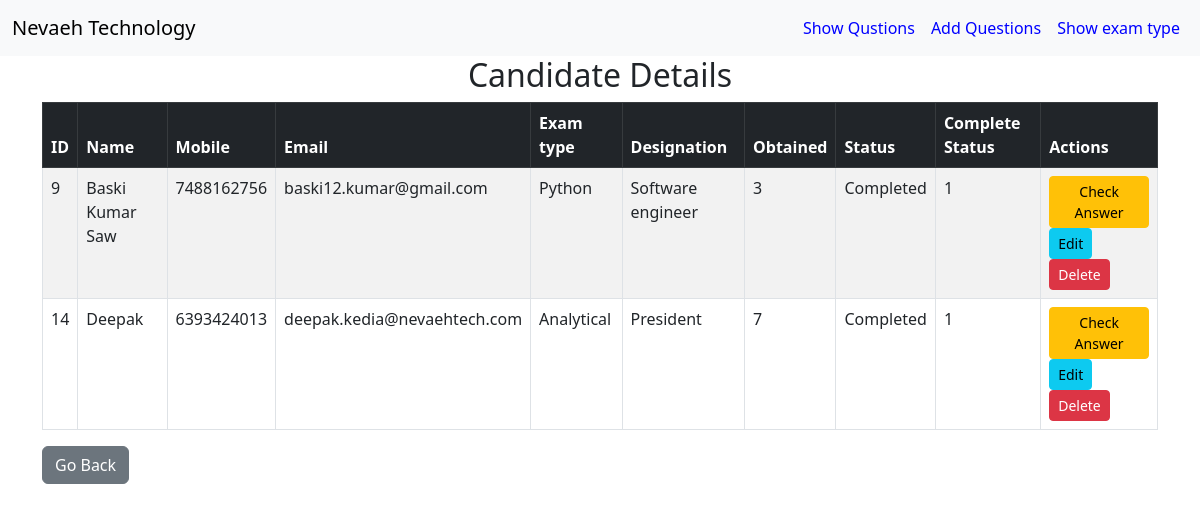
Page /show_candidate.php on the earlier database version.
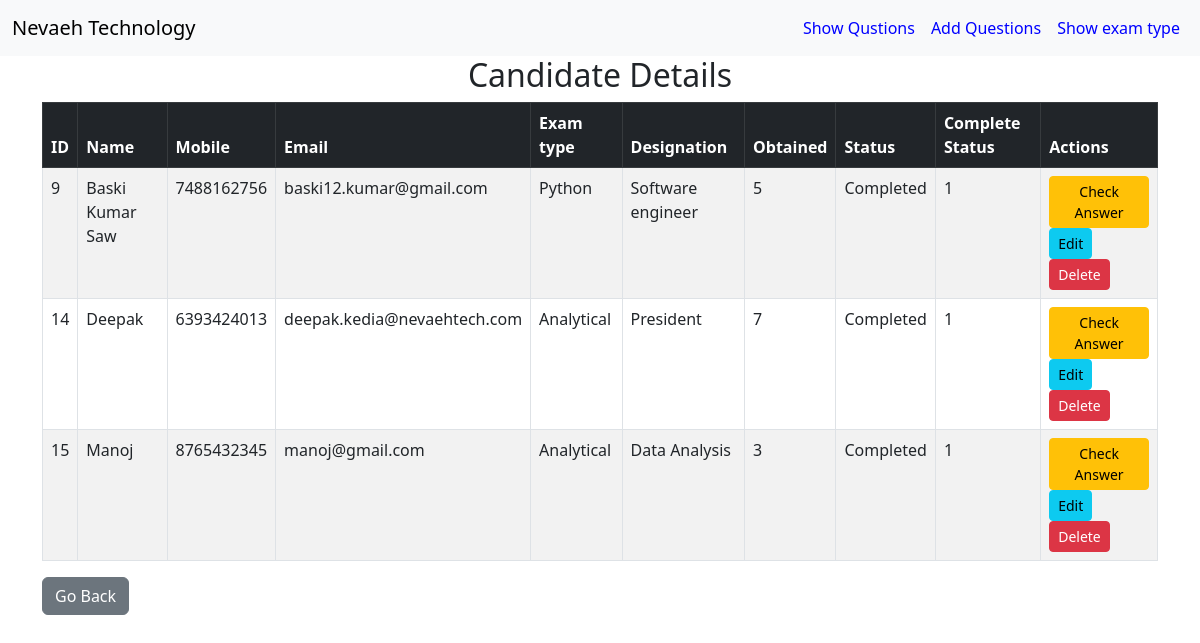
Same page on the later database version.
### tables this page shows
CREATE TABLE `candidates` (
  `id` int(8) NOT NULL,
  `name` varchar(255) NOT NULL,
  `mobile` varchar(15) NOT NULL,
  `email` varchar(100) NOT NULL,
  `password` varchar(100) NOT NULL,
  `exam_type` varchar(100) NOT NULL,
  `designation` varchar(100) NOT NULL,
  `total_marks` int(4) NOT NULL,
  `sec_code` varchar(10) NOT NULL,
  `status` varchar(50) NOT NULL,
  `is_exam_completed` tinyint(1) DEFAULT 0
);

### show_candidate.php (the view, shortened to what this page needs)
<?php
include 'conn.php';
$candidates = $conn->query("SELECT * FROM candidates");
?>
<!DOCTYPE html>
<html>
<head>
    <link rel="stylesheet" href="https://cdnjs.cloudflare.com/ajax/libs/bootstrap/5.3.0/css/bootstrap.min.css">
</head>
<body>
<nav class="navbar navbar-expand-lg navbar-light bg-light">
        <div class="container-fluid">
            <a class="navbar-brand" style="color: orenge;" href="#">Nevaeh Technology</a>
            <div class="collapse navbar-collapse" id="navbarNav">
                <ul class="navbar-nav ms-auto">
                    <li class="nav-item">
                        <a class="nav-link" style="color: blue;" href="show_question.php">Show Qustions</a>
                    </li>
                    <li class="nav-item">
                        <a class="nav-link" style="color: blue;" href="add_question.php">Add Questions</a>
                    </li>
                    <li class="nav-item">
                        <a class="nav-link" style="color: blue;" href="show_exam_type.php">Show exam type</a>
                    </li>
                </ul>
            </div>
        </div>
    </nav>
<div class="container mt-8">
    <h2 class="text-center">Candidate Details</h2>
    <table class="table table-bordered table-striped">
        <thead class="table-dark">
            <tr>
                <th>ID</th>
                <th>Name</th>
                <th>Mobile</th>
                <th>Email</th>
                <th>Exam type</th>
                <th>Designation</th>
                <th>Obtained</th>
                <th>Status</th>
                <th>Complete Status</th>
                <th>Actions</th>
            </tr>
        </thead>
        <tbody>
            <?php while ($row = $candidates->fetch_assoc()) { ?>
                <tr>
                    <td><?php echo $row['id']; ?></td>
                    <td><?php echo $row['name']; ?></td>
                    <td><?php echo $row['mobile']; ?></td>
                    <td><?php echo $row['email']; ?></td>
                    <td><?php echo $row['exam_type']; ?></td>
                    <td><?php echo $row['designation']; ?></td>
                    <td><?php echo $row['total_marks']; ?></td>
                    <td><?php echo $row['status']; ?></td>
                    <td><?php echo $row['is_exam_completed']; ?></td>
                    <td>
                        <a href="show_result_details.php?id=<?php echo $row['id']; ?>" class="btn btn-warning btn-sm">Check Answer</a>
                        <a href="edit_candidate.php?id=<?php echo $row['id']; ?>" class="btn btn-info btn-sm">Edit</a>
                        <a href="delete_candidate.php?delete=<?php echo $row['id']; ?>" class="btn btn-danger btn-sm"
                           onclick="return confirm('Are you sure you want to delete this record?');">Delete</a>
                    </td>
                </tr>
            <?php } ?>
        </tbody>
    </table>
    <a href="javascript:void(0);" class="btn btn-secondary" onclick="window.location.href='index.php';">Go Back</a>
</div>
</body>
</html>

Differences in the rows shown:
changed candidates "Baski Kumar Saw": total_marks "3" → "5"
added candidates: id "15", name "Manoj", mobile "8765432345", email "manoj@gmail.com", exam_type "Analytical", designation "Data Analysis", total_marks "3", status "Completed", is_exam_completed "1"
